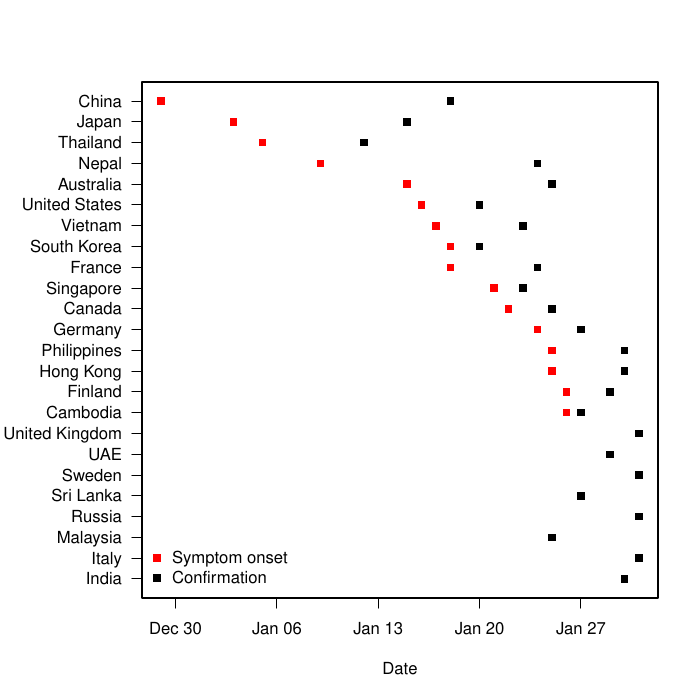

This chart was generated by the following R code:
#Visualisation of 2019-nCoV linelist
#Running this should automatically recreate wuhan_visual.pdf (you may need to play around with the file path)
#v1 02-02-2020 First 3 basic plots (earliest case, age by country, age by date of confirmation)

#Uses get_linelist() developed by epiforecasts group (https://epiforecasts.io/); uncomment line below if not installed
#remotes::install_github("epiforecasts/WuhanSeedingVsTransmission", dependencies = TRUE)
require(WuhanSeedingVsTransmission)
require(dplyr)

setwd("~/"); setwd("../Documents/GitHub/cmmid.github.io/ncov/basic_epi_visualisation")
pdf(file="wuhan_visual.pdf")

#Get linelist, clean up
linelist = WuhanSeedingVsTransmission::get_linelist()
linelist2 = linelist
#NB line below fixes line 4346 (ID 230) which has an incorrect date_onset_symptoms
linelist2 = linelist2 %>%
	mutate(date_onset_symptoms = ifelse(date_onset_symptoms > Sys.Date(), NA, date_onset_symptoms))
linelist2$date_onset_symptoms=as.Date(linelist2$date_onset_symptoms,origin="1970-01-01")
agerep=list(
	age1=c(0:100,"N/A","40-49","50-59","60-69","70-79","80-89","30s","40s","50s","60s","70s","80s",
		"15-88","21-39","25-89","25-89","36-45","70-82"), 
	age2=c(0:100,NA,45,55,65,75,85,35,45,55,65,75,85,
		36,30,55,57,40,76))
linelist2$age=agerep$age2[match(linelist$age, agerep$age1)]
linelist2$agegp=floor(linelist2$age/20)

#Earliest case
case1 = linelist2 %>% 
	filter(!is.na(date_confirmation)) %>%
	group_by(country) %>% 
	summarise(count=n(), date_conf=min(date_confirmation, na.rm=T), date_symp=min(date_onset_symptoms, na.rm=T))
case1 = case1 %>% arrange(desc(date_symp))
xmin=min(case1$date_conf, case1$date_symp)
xmax=max(case1$date_conf)

par(mar = c(5,7,4,2) + 0.1)
plot(y=1:nrow(case1), x=case1$date_conf, pch=15, yaxt="n", ylab="", xlab="Date", xlim=c(xmin,xmax))
points(y=1:nrow(case1), x=case1$date_symp, pch=15, yaxt="n", ylab="", xlab="", col="red", xlim=c(xmin,xmax))
axis(2, at=1:nrow(case1), labels=case1$country, las=1)
legend("bottomleft", legend=c("Symptom onset","Confirmation"), pch=15, col=c("red","black"), bty="n")

#Age by country
age = linelist2 %>% 
	filter(!is.na(age)) %>%
	group_by(country) %>% 
	summarise(count=n(), mean=mean(age, na.rm=T), sd=sd(age, na.rm=T))
age = age %>% filter(!is.na(sd))

par(mar = c(5,7,4,2) + 0.1)
plot(y=1:nrow(age), x=age$mean, pch=15, yaxt="n", ylab="", xlab="Age (y)")
arrows(y0=1:nrow(age), y1=1:nrow(age), x0=age$mean-1.96*age$sd/age$count, x1=age$mean+1.96*age$sd/age$count,
	code=3,length=0.1,angle=90)
axis(2, at=1:nrow(age), labels=age$country, las=1)
title(sub="Mean and 95% CIs assuming normally distributed")

#Age by date of confirmation
agedate = linelist2 %>% 
	mutate(dateconf=date_confirmation - as.Date("2020-01-01")) %>%
	filter(!is.na(agegp), !is.na(dateconf)) %>%
	select(agegp, dateconf)
agedate2=table(agedate$agegp, 
	agedate$dateconf %>% factor(., levels=min(agedate$dateconf):max(agedate$dateconf)))

barplot(agedate2, xlab="Date of confirmation (days since Jan 1)", ylab="Frequency",
	legend=c("0-19","20-39","40-59","60-79","80+"))
box()

dev.off()
